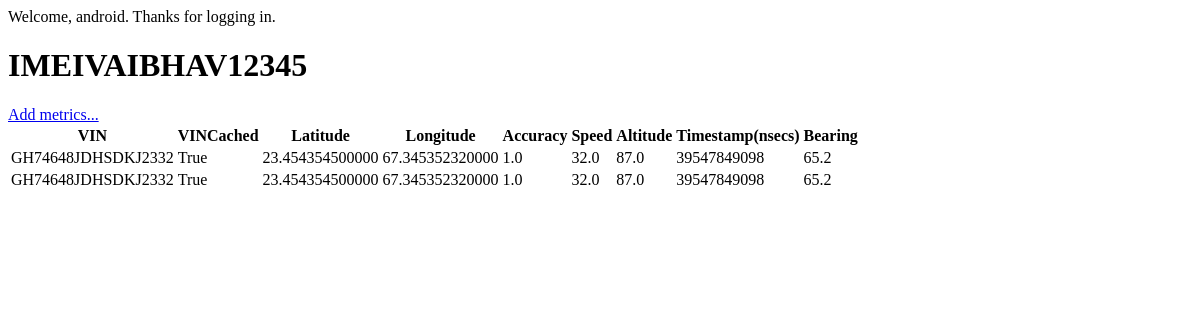
/gps/6/detail/ (signed in), run on an earlier commit of the app's database.
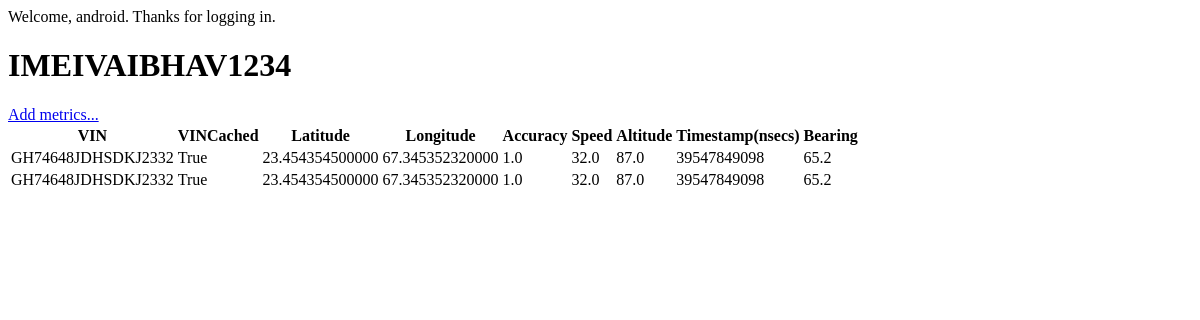
And on a later commit of the database.
### gps/models.py (models this page shows, shortened)
class GpsNode(models.Model):
    user = models.ForeignKey(User)
    ident = models.CharField(max_length=48)
    created = models.DateTimeField('Created', auto_now_add=True)
    lastActive = models.DateTimeField('LastActive', auto_now=True)

### gps/views.py (the view)
# urls.py: url(r'^(?P<pk>\d+)/detail/$', views.GpsNodeDetailView.as_view(), name='detail'),
class GpsNodeDetailView(DetailView):
    model = GpsNode
    template_name = 'gps/gpsnode_detail.html'

### gps/models.py (called while the page is built)
    def get_all_fields(self):
        fields = []
        for f in self._meta.fields:
            fname = f.name
            try :
                value = getattr(self, fname)
            except User.DoesNotExist:
                value = None
            if f.name not in ('id', 'node'):
                fields.append(
                  {
                   'label':f.verbose_name,
                   'name':f.name,
                   'value':value,
                  }
                )
        return fields

### templates/gps/gpsnode_detail.html (shortened to what this page needs)
{% if user.is_authenticated %}
    <p>Welcome, {{ user.get_username }}. Thanks for logging in.</p>
<h1>{{ gpsnode.ident }}</h1>
<a href="{% url 'gps:update' gpsnode.id %}">Add metrics...</a>
{% if gpsnode.gpsnodemetrics_set.all %}
  <table>
  <tr>
    <th> VIN </th>
    <th> VINCached </th>
    <th> Latitude </th>
    <th> Longitude </th>
    <th> Accuracy </th>
    <th> Speed </th>
    <th> Altitude </th>
    <th> Timestamp(nsecs) </th>
    <th> Bearing </th>
  </tr>
  {% for metric in gpsnode.gpsnodemetrics_set.all %}
      <tr>
      {% for f in metric.get_all_fields %}
        <td> {{ f.value | escape }} </td>
      {% endfor %}
      </tr>
  {% endfor %}
  </table>
{% else %}
  GpsNodeMetrics is empty.
{% endif %}
{% else %}
    <p>Welcome, new user. Please log in.</p>
{% endif %}

What changed in the data, as far as the page shows it:
changed GpsNode: ident "IMEIVAIBHAV12345" → "IMEIVAIBHAV1234"
